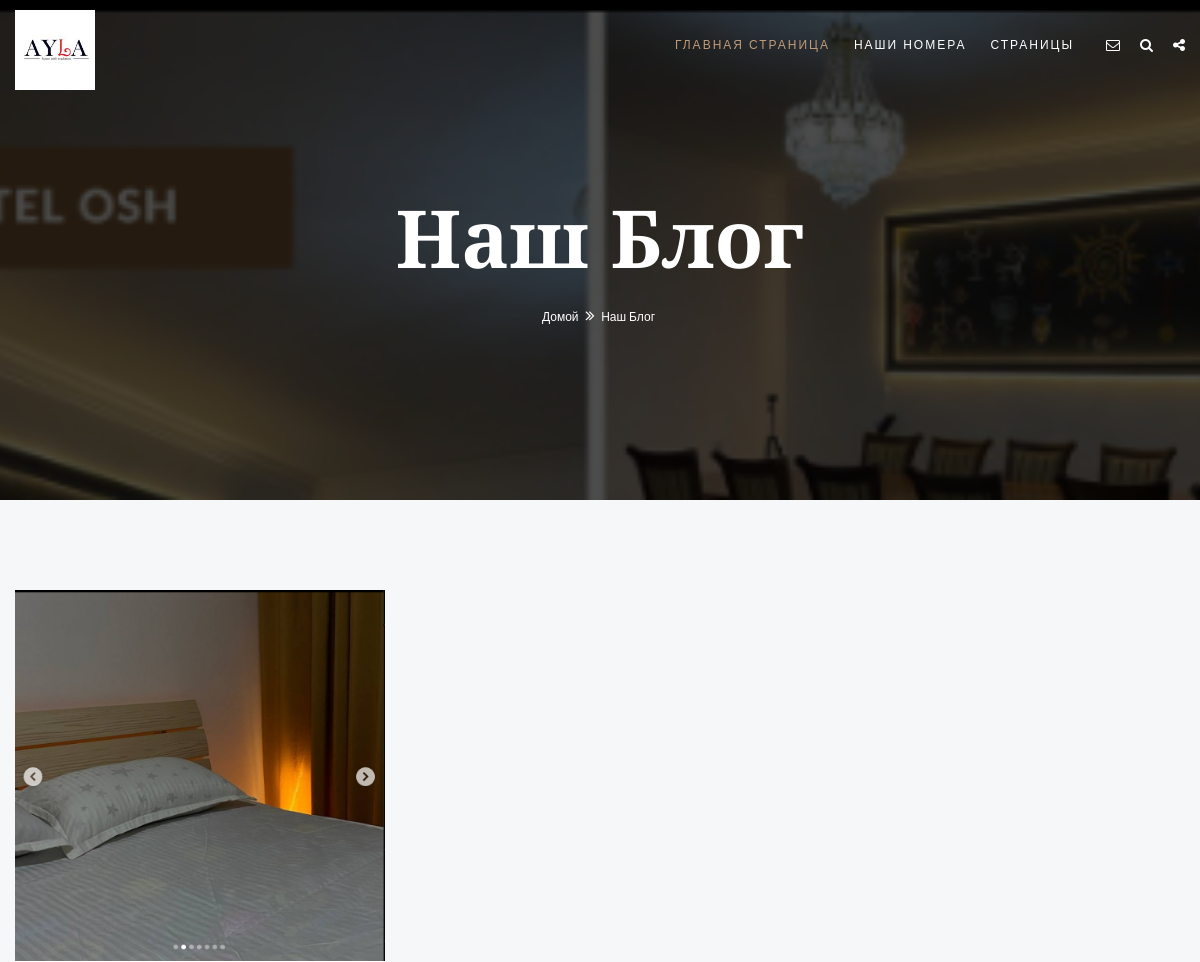
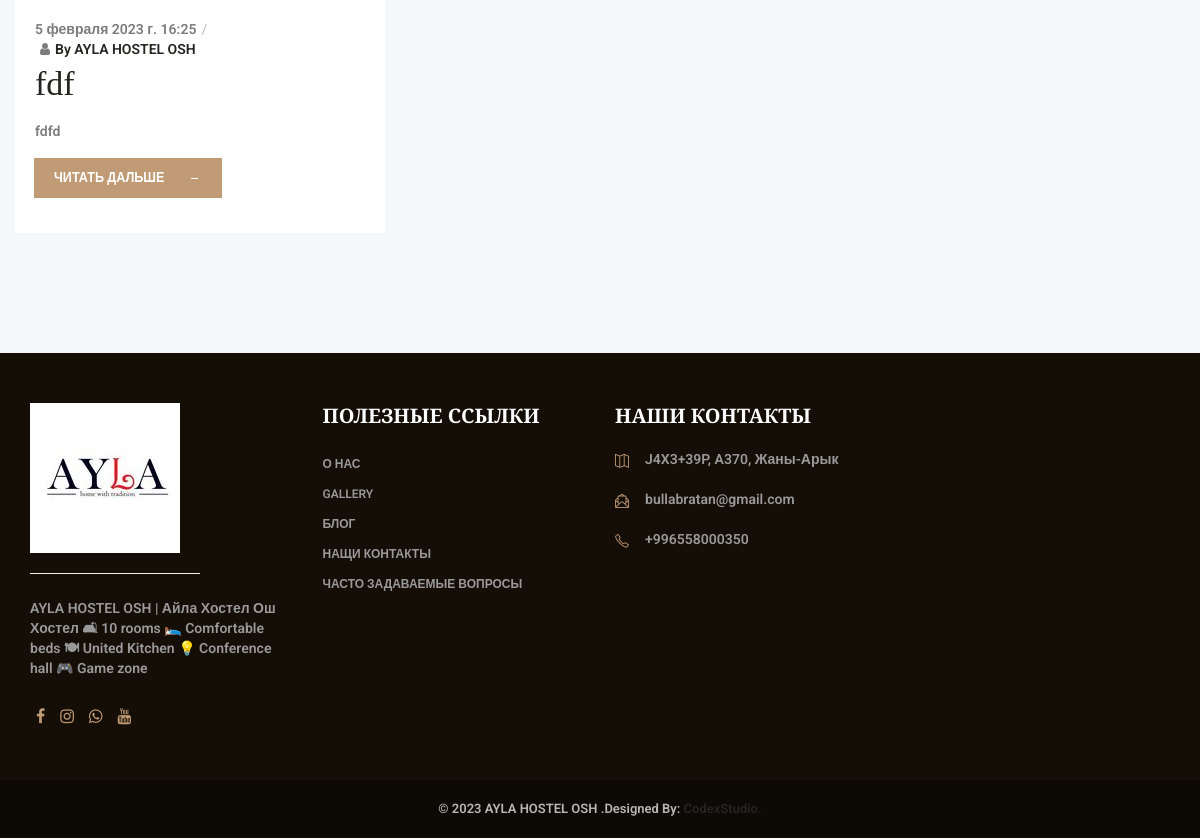
Screenshot of /blog/ with the database file from the repository (2 pictures, top to bottom).
### apps/settings/models.py (models this page shows, shortened)
class Setting(models.Model):
    title = models.CharField(
        max_length=255,
        verbose_name="Название"
    )
    description = models.TextField(
        verbose_name="Описание",
        blank = True, null = True
    )
    logo = models.ImageField(
        upload_to="logos/",
        verbose_name="Логотип сайта"
    )
    class Meta:
        verbose_name = "Настройка сайта"
        verbose_name_plural = "Настройки сайта"

### apps/blog/models.py (models this page shows, shortened)
class BackroundBlog(models.Model):
    image = models.ImageField(upload_to="backround/", verbose_name="Задний фон")
    class Meta:
        verbose_name = "Задний фон страницы <<Наш Блог>>"
        verbose_name_plural = "Задний фон страницы  <<Наш Блог>>"

class Blog(models.Model):
    title = models.CharField(
        max_length=255,
        verbose_name="О Блоге"
        )
    descriptions = models.TextField(
        verbose_name="Описание о Блоге"
        )
    blog_time = models.DateTimeField(
        auto_now_add = True
        )
    image = models.ImageField(
        upload_to="about",
        verbose_name="Фотография блога",
        blank=True, null=True)
    class Meta:
        verbose_name = "Наш Блог"
        verbose_name_plural = "Наши Новости"

### apps/contact/models.py (models this page shows, shortened)
class Contact(models.Model):
    phone = models.CharField(
        max_length=100,
        verbose_name="Телефонный номер"
    )
    email = models.EmailField(
        verbose_name="Почта",
        blank = True, null = True
    )
    address = models.CharField(
        max_length=255,
        verbose_name="Адрес",
        blank = True, null = True
    )
    work = models.CharField(max_length=255,
        verbose_name="Рабочие дни",
        blank = True, null = True
    )
    work2 = models.CharField(max_length=255,
        verbose_name="Рабочое время",
        blank = True, null = True
    )
    youtube = models.URLField(
        verbose_name="Ссылка на Youtube",
        blank = True, null = True
    )
    facebook = models.URLField(
        verbose_name="Ссылка на Facebook",
        blank = True, null = True
    )
    instagram = models.URLField(
        verbose_name="Ссылка на instagram",
        blank = True, null = True
    )
    whatsapp = models.URLField(
        verbose_name="Ссылка на WhatsApp",
        blank = True, null = True
    )
    class Meta:
        verbose_name = "Настройка Контакта"
        verbose_name_plural = "Настройки Контактов"

### apps/blog/views.py (the view)
# urls.py: 2. Add a URL to urlpatterns:  path('blog/', include('blog.urls'))
def blog(request):
    contact = Contact.objects.latest('id')
    setting = Setting.objects.latest('id')
    backround = BackroundBlog.objects.latest('id')
    blog = Blog.objects.all()
    context = {
        'contact':contact,
        'setting' : setting,
        'backround' : backround,
        'blog' : blog,
    }
    return render(request, 'blog/news-grid.html', context)

### templates/blog/news-grid.html (shortened to what this page needs)
{% extends 'homepage.html'%}
{% load static %}
{% block content%}
	<div class="page-wraper">
        {% include 'include/header.html'%}
        <div class="page-content">
            <div class="wt-bnr-inr overlay-wraper bg-parallax bg-top-center"  data-stellar-background-ratio="0.5"  style="background-image:url({{backround.image.url}});">
            	<div class="overlay-main bg-black opacity-07"></div>
                <div class="container">
                    <div class="wt-bnr-inr-entry">
                    	<div class="banner-title-outer">
                        	<div class="banner-title-name">
                        		<h2 class="text-white  font-80 font-weight-900">Наш Блог</h2>
                            </div>
                        </div>
                            <div>
                                <ul class="wt-breadcrumb breadcrumb-style-2">
                                    <li><a href="{% url 'index'%}">Домой</a></li>
                                    <li>Наш Блог</li>
                                </ul>
                            </div>
                    </div>
                </div>
            </div>
            <div class="section-full p-tb90 bg-gray">
                <div class="portfolio-wrap mfp-gallery news-grid clearfix">
                        <div class="row">
                            {% for blog in blog%}
                            <div class="masonry-item cat-1 col-lg-4 col-md-6 col-sm-6 m-b30">
                                <div class="wt-img-effect ">
                                    <img src="{{blog.image.url}}" alt="">
                                </div>
                                <div class="p-a20 bg-white">
                                    <div class="wt-post-info">
                                        <div class="wt-post-meta ">
                                            <ul>
                                                <li class="post-date"><strong>{{blog.blog_time}}</li>
                                                <li class="post-author"><i class="fa fa-user"></i><a href="{% url 'blog_detail' blog.id%}">By <span>{{setting.title}}</span></a> </li>
                                            </ul>
                                        </div>
                                        <div class="wt-post-title ">
                                            <h3 class="post-title"><a href="{% url 'blog_detail' blog.id%}" class="  m-t0">{{blog.title}}</a></h3>
                                        </div>
                                        <div class="wt-post-text">
                                            <p>{{blog.descriptions}}</p>
                                        </div>
                                        <a href="{% url 'blog_detail' blog.id%}" class="btn-half site-button button-md m-b15"><span>Читать дальше</span><em></em></a>
                                    </div>
                                </div>
                            </div>
                            {% endfor%}
                        </div>
                    </div>
            </div>
        </div>
        {% include 'include/footer.html'%}
    </div>
{% endblock%}

### templates/include/header.html (shortened to what this page needs)
{% load static %}
<header class="site-header header-style-1">
    <div class="sticky-header main-bar-wraper">
        <div class="main-bar bg-white p-t5">
            <div class="container  colorCont">
                <div class="logo-header">
                    <div class="logo-header-inner logo-header-one">
                        <a href="{% url 'index'%}">
                            <img src="{{setting.logo.url}}" width = '80px' alt="" />
                        </a>
                    </div>
                </div>
                    <div class="extra-nav">
                        <div class="extra-cell">
                            <a href="{% url 'contact'%}" class="contact-slide-show text-white"><i class="fa fa-envelope-o"></i></a>
                        </div>
                        <div class="extra-cell">
                            <a href="#search" class=" text-white">
                                <i class="fa fa-search"></i>
                            </a>
                        </div>
                        <div class="extra-cell">
                            <a href="javascript:;" class="socialicon_show  text-white">
                                <i class="fa fa-share-alt"></i>
                            </a>
                        </div>
                    </div>
                    <div class="header-nav navbar-collapse collapse">
                        <ul class=" nav navbar-nav">
                            <li class="active">
                                <a href="{% url 'index'%}">Главная страница</a>
                            </li>
                            <li>
                                <a href="{% url 'rooms'%}">Наши номера</a>
                            </li>
                            <li class="submenu-direction">
                                <a >Страницы</a>
                            </li>
                        </ul>
                    </div>
            </div>
        </div>
    </div>
</header>

### templates/include/footer.html
{% load static %}
<footer class="site-footer footer-large footer-dark	footer-wide">
    <div class="footer-top overlay-wraper">
        <div class="overlay-main"></div>
        <div class="container">
            <div class="row">
                <div class="col-lg-3 col-md-6 col-sm-6">
                    <div class="widget widget_about">
                        <div class="logo-footer clearfix p-b15">
                            <a href="index.html"><img src="{{setting.logo.url}}" alt=""></a>
                            <hr>
                        </div>
                        <p class="max-w400">{{setting.description}}</p>
                        <ul class="social-icons social-tooltips-outer  wt-social-links">
                            {%if contact.facebook%}
                            <li><a href="{{contact.facebook}}" class="fa fa-facebook"><span class="social-tooltips">Facebook</span></a></li>
                            {%endif%}
                            {%if contact.instagram%}
                            <li><a href="{{contact.instagram}}" class="fa fa-instagram"><span class="social-tooltips">Instagram</span></a></li>
                            {%endif%}
                            {%if contact.whatsapp%}
                            <li><a href="{{contact.whatsapp}}" class="fa fa-whatsapp"><span class="social-tooltips">Whatsapp</span></a></li>
                            {%endif%}
                            {%if contact.youtube%}
                            <li><a href="{{contact.youtube}}" class="fa fa-youtube"><span class="social-tooltips">Youtube</span></a></li>
                            {%endif%}
                        </ul>
                    </div>
                </div>
                <div class="col-lg-3 col-md-6 col-sm-6">
                    <div class="widget widget_services inline-links">
                        <h4 class="widget-title">ПОЛЕЗНЫЕ ССЫЛКИ</h4>
                        <ul>
                            <li><a href="{% url 'about'%}">О нас</a></li>
                            <li><a href="post-gallery.html">Gallery</a></li>
                            <li><a href="{% url 'blog'%}">Блог</a></li>
                            <li><a href="{% url 'contact'%}">Нащи Контакты</a></li>
                            <li><a href="contact-1.html">Часто задаваемые вопросы </a></li>
                        </ul>
                    </div>
                </div>
                <div class="col-lg-3 col-md-6 col-sm-6">
                    <div class="widget widget_address_outer">
                        <h4 class="widget-title">Наши Контакты</h4>
                        <ul class="widget_address">
                            <li><i class="sl-icon-map text-primary"></i>{{contact.address}}</li>
                            <li><i class="sl-icon-envolope-letter text-primary"></i>{{contact.email}}</li>
                            <li><i class="sl-icon-phone text-primary"></i>{{contact.phone}}</li>
                        </ul>
                    </div>
                </div>
            </div>
        </div>
    </div>
    <div class="footer-bottom overlay-wraper">
        <div class="overlay-main"></div>
        <div class="container">
            <div class="row">
                <div class="wt-footer-bot-center">
                    <span class="copyrights-text">© 2023 {{setting.title}} .Designed By:<a href="https://www.instagram.com/codexx_studio/"> CodexStudio.</a> </span>
                </div>
            </div>
        </div>
    </div>
</footer>

### static/css/skin/skin-1.css (style rules this page uses)
.site-button { background-color:#c19b76; }
h1 a:hover, h2 a:hover, h3 a:hover, h4 a:hover, h5 a:hover, h6 a:hover, .text-primary, ul.primary li::before, button.scroltop, .header-nav .nav > li:hover > a, .header-nav .nav > li .sub-menu li a:hover, .header-nav .nav > li .sub-menu li:hover > a, .header-nav .nav > li .mega-menu > li ul a:hover, .header-nav .nav > li.active > a, .header-nav .nav > li.current-menu-item > a, .header-nav .nav li.has-child.nav-active > a, ol.comment-list li.comment .reply a, .masonry-filter > li.active a, .masonry-filter > li a:hover, .masonry-filter > li a:active, .masonry-filter > li a:focus, .nav-dark.header-nav .nav > li .sub-menu li a:hover, .site-button-link::after, .owl-carousel .owl-nav button.owl-prev:hover, .owl-carousel .owl-nav button.owl-prev:active, .owl-carousel .owl-nav button.owl-prev:focus, .owl-carousel .owl-nav button.owl-nextt:hover, .owl-carousel .owl-nav button.owl-next:active, .owl-carousel .owl-nav button.owl-next:focus, .our-team-two ul li a:hover, .testimonial-5 .testimonial-paragraph .fa-quote-left, .f-social-link.social-icons li a, .footer-link ul li a:after, .site-footer .widget-section > ul > li a:hover, .has-child .submenu-toogle, .nav-dark.header-nav .nav > li > a:hover, .nav-dark.header-nav .nav > li > a:active, .nav-dark.header-nav .nav > li > a:focus, .btn-filter-wrap li.btn-active, .btn-filter-wrap2 li.btn-active, .footer-dark .footer-top a:active, .footer-dark .footer-top a:focus, .footer-dark .footer-top a:hover, .room-rent-section-outer.room-style-2 a:hover, .wt-tabs.vertical.bg-tabs .nav-tabs > li.active > a , .footer-dark .social-icons li a, .footer-light .social-icons li a, .side-social-nav a:hover, .extra-nav .extra-cell a:hover { color:#c19b76; }
.site-button:after, .site-button:before, .tp-thumbs-inner-wrapper .tp-thumb.selected:after, ol.comment-list li.comment .comment-body, .header-nav .nav > li .sub-menu, .wt-tabs.vertical.bg-tabs .nav-tabs > li.active > a, .wt-tabs .nav-tabs > li.active > a, .wt-tabs .nav-tabs > li.active > a:focus, .wt-tabs .nav-tabs > li.active > a:hover, .wt-tabs.vertical .nav-tabs li.active a { border-color:#c19b76; }
.footer-dark .footer-top { background-color: #150e07; }

### rows the page displays
Setting: logo (picture), title "AYLA HOSTEL OSH", description "AYLA HOSTEL OSH | Айла Хостел Ош Хостел 🛋 10 rooms 🛌 Comfortable beds 🍽 United Kitchen 💡 Conference hall 🎮 Game zone"
BackroundBlog: image (picture)
Blog: image (picture), blog_time "5 февраля 2023 г. 16:25", title "fdf", descriptions "fdfd"
Contact: address "J4X3+39P, A370, Жаны-Арык", email "bullabratan@gmail.com", phone "+996558000350"
